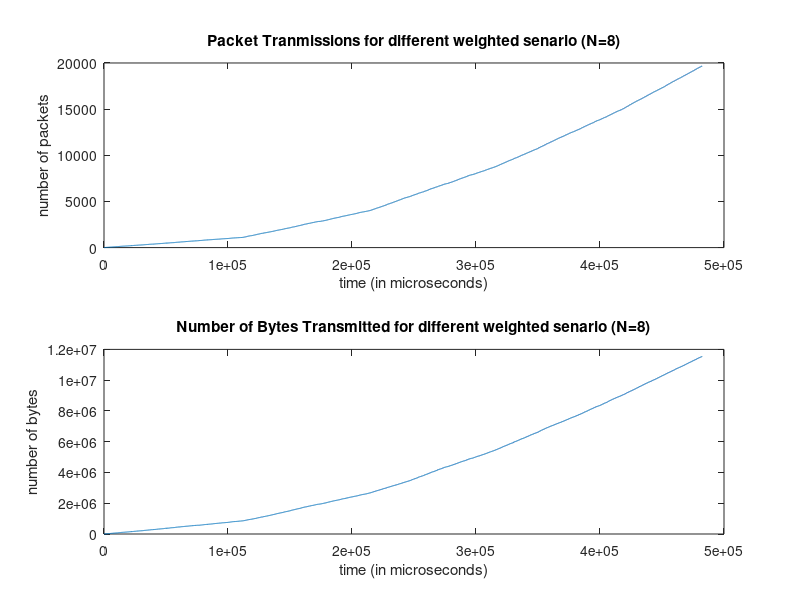
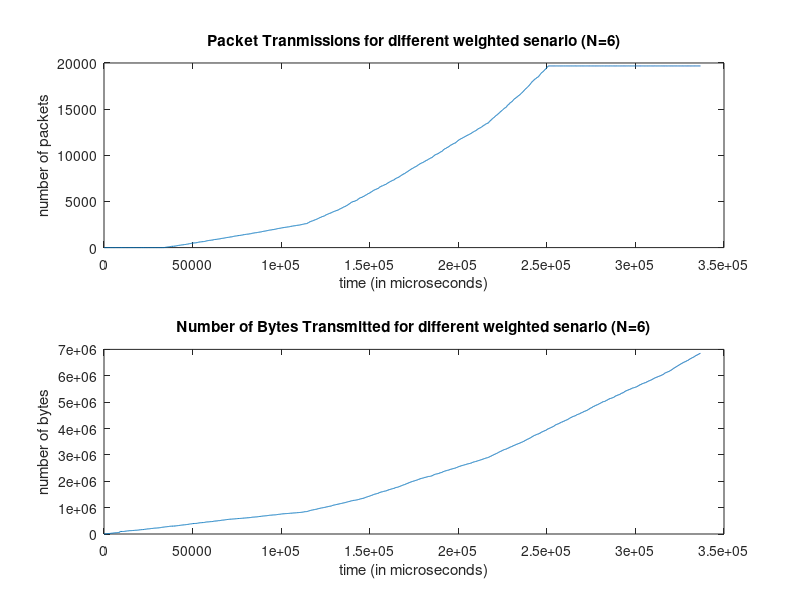
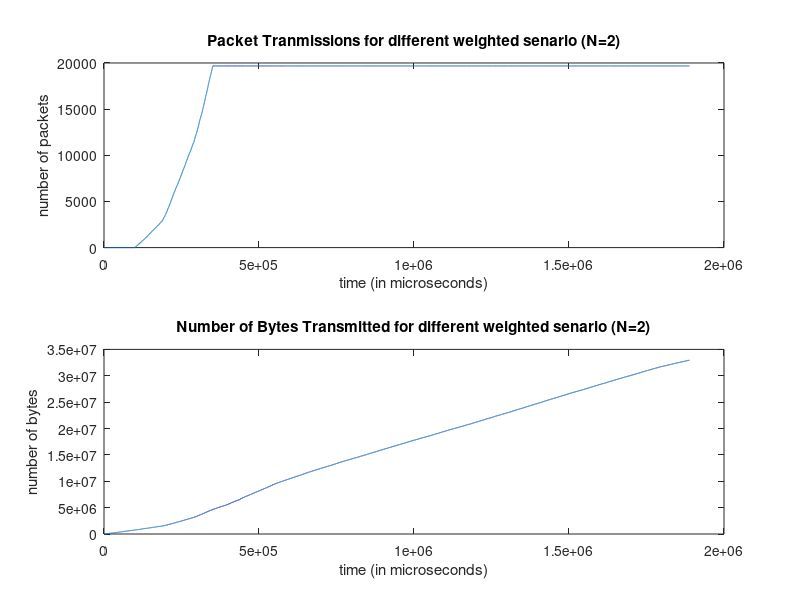

Reproduce these figures in MATLAB, in order.
clc;clear all;

[packet_no_p, packetsize_p, arrival_time] = textread('sink_wd.txt', '%f %f %f');

%plot number of packet transmissions on a time scale of 10 ms per data
%point
%for number of packet transmissions, we don't care about the packet size
%just the fact that a packet comes in at arrival_time(i)
figure(1);
subplot(2,1,1);
time = arrival_time(1:length(packet_no_p));
packet = packet_no_p (1:length(packet_no_p));
plot(cumsum(time), packet);
title('Packet Tranmissions for different weighted senario (N=8)');
xlabel('time (in microseconds)');
ylabel('number of packets');
%plot number of transmitted bytes on a time scale of 10 ms per data point
subplot(2,1,2);
packet2 = packetsize_p(1:length(packet_no_p));
plot(cumsum(time), cumsum(packet2));
title('Number of Bytes Transmitted for different weighted senario (N=8)');
ylabel('number of bytes');
xlabel('time (in microseconds)');

set(figure(1),'OuterPosition',[1 1 900 600]);
saveas(figure(1),'plot_n8_wd','png');


[packet_no_p, packetsize_p, arrival_time] = textread('sink1_wd.txt', '%f %f %f');

%plot number of packet transmissions on a time scale of 10 ms per data
%point
%for number of packet transmissions, we don't care about the packet size
%just the fact that a packet comes in at arrival_time(i)
figure(2);
subplot(2,1,1);
time = arrival_time(1:length(packet_no_p));
packet = packet_no_p (1:length(packet_no_p));
plot(cumsum(time), packet);
title('Packet Tranmissions for different weighted senario (N=6)');
xlabel('time (in microseconds)');
ylabel('number of packets');
%plot number of transmitted bytes on a time scale of 10 ms per data point
subplot(2,1,2);
packet2 = packetsize_p(1:length(packet_no_p));
plot(cumsum(time), cumsum(packet2));
title('Number of Bytes Transmitted for different weighted senario (N=6)');
ylabel('number of bytes');
xlabel('time (in microseconds)');

set(figure(2),'OuterPosition',[1 1 900 600]);
saveas(figure(2),'plot_n6_wd','png');



[packet_no_p, packetsize_p, arrival_time] = textread('sink2_wd.txt', '%f %f %f');

%plot number of packet transmissions on a time scale of 10 ms per data
%point
%for number of packet transmissions, we don't care about the packet size
%just the fact that a packet comes in at arrival_time(i)
figure(3);
subplot(2,1,1);
time = arrival_time(1:length(packet_no_p));
packet = packet_no_p (1:length(packet_no_p));
plot(cumsum(time), packet);
title('Packet Tranmissions for different weighted senario (N=2)');
xlabel('time (in microseconds)');
ylabel('number of packets');
%plot number of transmitted bytes on a time scale of 10 ms per data point
subplot(2,1,2);
packet2 = packetsize_p(1:length(packet_no_p));
plot(cumsum(time), cumsum(packet2));
title('Number of Bytes Transmitted for different weighted senario (N=2)');
ylabel('number of bytes');
xlabel('time (in microseconds)');

set(figure(3),'OuterPosition',[1 1 900 600]);
saveas(figure(3),'plot_n2_wd','png');